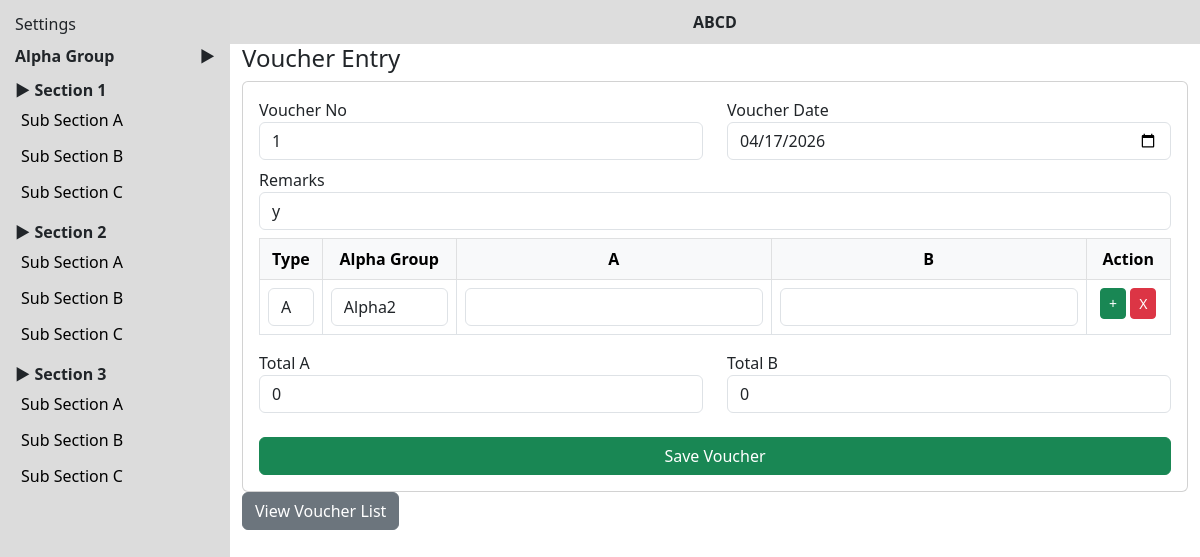
The page /voucher/?edit=23 on the database its author committed.
### myapp/models.py (models this page shows, shortened)
class Voucher(models.Model):
    voucher_no = models.CharField(max_length=50)
    voucher_date = models.DateField()
    remarks = models.TextField()
    total_a = models.FloatField(default=0)
    total_b = models.FloatField(default=0)
    is_deleted = models.BooleanField(default=False)

### myapp/views.py (the view, shortened to what this page needs)
# urls.py: path('voucher/', views.voucher, name='voucher'),
def voucher(request):
    groups = AlphaGroup.objects.all()
    edit_id = request.GET.get("edit")
    edit_data = None
    if edit_id:
        edit_data = Voucher.objects.get(id=edit_id)
    vouchers = Voucher.objects.filter(is_deleted=False)
    return render(request, "voucher.html", {
        "groups": groups,
        "vouchers": vouchers,
        "edit_data": edit_data
    })

### myapp/templates/voucher.html (shortened to what this page needs)
{% extends "base.html" %}
{% block content %}
<h4>Voucher Entry</h4>
<form method="POST" class="card p-3">
<div class="row mb-2">
    <div class="col">
        <label>Voucher No</label>
        <input type="text" name="voucher_no"
       value="{{ edit_data.voucher_no|default:'' }}"
       class="form-control" required>
    </div>
    <div class="col">
        <label>Voucher Date</label>
        <input type="date" name="voucher_date"
       value="{{ edit_data.voucher_date|date:'Y-m-d' }}"
       class="form-control" required>
    </div>
</div>
<div class="mb-2">
    <label>Remarks</label>
    <input type="text" name="remarks"
       value="{{ edit_data.remarks|default:'' }}"
       class="form-control">
</div>
<table class="table table-bordered text-center">
<thead class="table-light">
<tr>
    <th>Type</th>
    <th>Alpha Group</th>
    <th>A</th>
    <th>B</th>
    <th>Action</th>
</tr>
</thead>
<tbody id="rows">
<tr>
    <td>
        <select name="type[]" class="form-control" onchange="toggleRow(this)">
            <option value="A">A</option>
        </select>
    </td>
    <td>
        <select name="group[]" class="form-control">
            {% for g in groups %}
                <option value="{{ g.id }}">{{ g.name }}</option>
            {% endfor %}
        </select>
    </td>
    <td>
        <input type="number" name="amount_a[]" class="form-control" onkeyup="calcTotal()">
    </td>
    <td>
        <input type="number" name="amount_b[]" class="form-control" onkeyup="calcTotal()">
    </td>
    <td>
        <button type="button" class="btn btn-success btn-sm" onclick="addRow()">+</button>
        <button type="button" class="btn btn-danger btn-sm" onclick="deleteRow(this)">X</button>
    </td>
</tr>
</tbody>
</table>
<div class="row">
    <div class="col">
        <label>Total A</label>
        <input type="text" id="totalA" class="form-control" readonly value="0">
    </div>
    <div class="col">
        <label>Total B</label>
        <input type="text" id="totalB" class="form-control" readonly value="0">
    </div>
</div>
<br>
<button class="btn btn-success w-100">Save Voucher</button>
</form>
<a href="/voucher_list/" class="btn btn-secondary mb-3">
    View Voucher List
</a>
{% endblock %}

### myapp/templates/base.html (style rules this page uses)
body { margin: 0; }
a { text-decoration: none; }

### rows shown on the page
Voucher: voucher_no "1", voucher_date "04/17/2026", remarks "y"

### other values the page prints
form field value "Alpha2"
